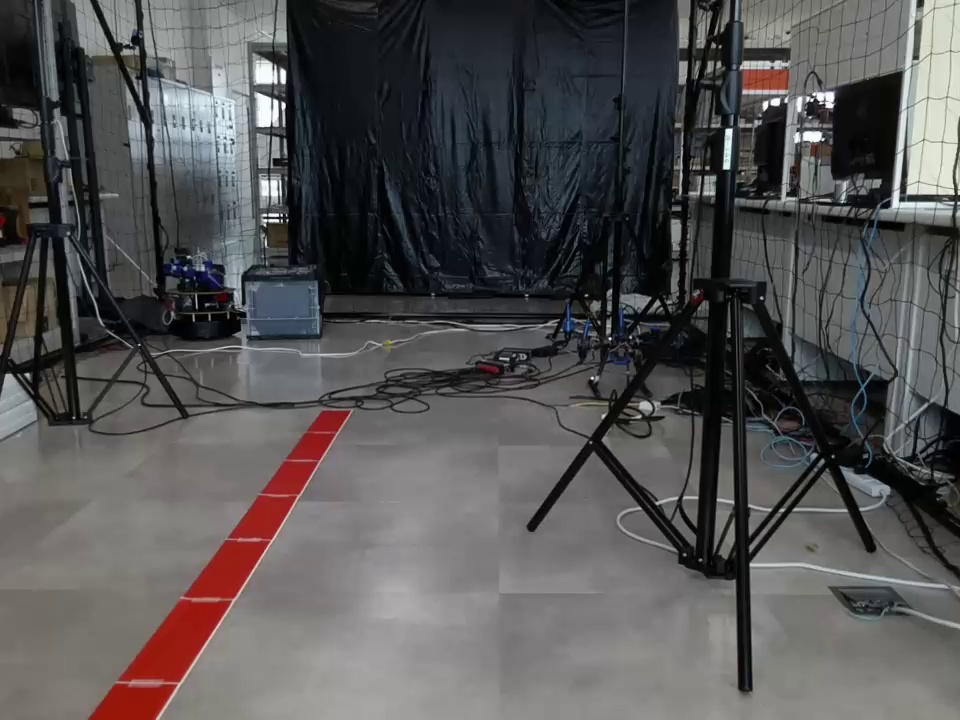
#> input picture img/captured_image1.jpg, 960 x 720 px, found by its file name
$ python control_test3_1.py
#> lines starting #> are read from the running program, lines starting #| are printed output that depends on the picture; after the words box and inside, x2 and y2 are one past the last pixel; in counts of white or black regions, pixels touching at a corner belong together; long printed decimals are rounded
# 指定した写真対してx軸制御

import cv2
import numpy as np
import socket
import time

"""
# TelloのIPアドレスとポート番号
TELLO_IP = '192.168.10.1'
TELLO_PORT = 8889
TELLO_ADDRESS = (TELLO_IP, TELLO_PORT)

# UDPソケットの作成
sock = socket.socket(socket.AF_INET, socket.SOCK_DGRAM)
sock.bind(('', 9001))

def send(message):
    try:
        sock.sendto(message.encode(), TELLO_ADDRESS)
        print(f"Sending message: {message}")
    except Exception as e:
        print(f"Error sending message: {e}")

def receive():
    try:
        response, _ = sock.recvfrom(1024)   # response:受信データ , _:送信元アドレス
        print(f"Received message: {response.decode()}")
    except Exception as e:
        print(f"Error receiving message: {e}")

def move(direction, distance):
    send(f"{direction} {distance}")
    receive()
"""


def binarization(image_path):
    # 画像を読み込む
    image = cv2.imread(image_path)
    if image is None:
        raise FileNotFoundError(f"Image not found at {image_path}")

    # BGRからHSVに変換
    hsv = cv2.cvtColor(image, cv2.COLOR_BGR2HSV)

    # 赤色の範囲を定義（赤色は2つの範囲をカバーするため、2つのマスクを作成）
    lower_red = np.array([0, 100, 100])  # ここを調整して範囲を絞ります
    upper_red = np.array([10, 255, 255])  # ここを調整して範囲を絞ります

    lower_red2 = np.array([160, 100, 100])
    upper_red2 = np.array([180, 255, 255])

    # 赤色のマスクを作成
    mask1 = cv2.inRange(hsv, lower_red, upper_red)
    mask2 = cv2.inRange(hsv, lower_red2, upper_red2)
    mask = cv2.bitwise_or(mask1, mask2)

    # マスクを適用して赤い部分を抽出
    result = cv2.bitwise_and(image, image, mask=mask)

    gray_image = cv2.cvtColor(result, cv2.COLOR_BGR2GRAY)
    _, binary_image = cv2.threshold(gray_image, 1, 255, cv2.THRESH_BINARY)

    return binary_image


def remove_noise(binary_image, cell_size, threshold):
    height, width = binary_image.shape[:2]
    for y in range(0, height, cell_size):
        for x in range(0, width, cell_size):
            cell = binary_image[y:y+cell_size, x:x+cell_size]
            red_pixels = np.sum(cell == 255)
            total_pixels = cell.size
            red_ratio = red_pixels / total_pixels

            if red_ratio < threshold:
                binary_image[y:y+cell_size, x:x+cell_size] = 0

    return binary_image


def group_coordinates(x_coords, y_coords, step):
    grouped_y_coords = []
    grouped_x_coords = []

    for y in range(0, max(y_coords) + step, step):
        mask = (y_coords >= y) & (y_coords < y + step)
        if np.any(mask):
            avg_y = np.mean(y_coords[mask])
            avg_x = np.mean(x_coords[mask])
            grouped_y_coords.append(avg_y)
            grouped_x_coords.append(avg_x)

    return np.array(grouped_x_coords), np.array(grouped_y_coords)


def remove_isolated_points(grouped_x_coords, grouped_y_coords, radius):
    filtered_x_coords = []
    filtered_y_coords = []
    for i in range(len(grouped_x_coords)):
        x = grouped_x_coords[i]
        y = grouped_y_coords[i]
        # 周囲の点をチェック
        distances = np.sqrt((grouped_x_coords - x) ** 2 + (grouped_y_coords - y) ** 2)
        # 半径内に他の点があるかチェック
        if np.sum((distances < radius) & (distances > 0)) >= 2:   # 2こ以上ならok
            filtered_x_coords.append(x)
            filtered_y_coords.append(y)
    return np.array(filtered_x_coords), np.array(filtered_y_coords)


def center_leastSquare(filtered_x_coords, filtered_y_coords):
    if len(filtered_x_coords) > 0:
        # 重心を計算
        cx = np.mean(filtered_x_coords)
        cy = np.mean(filtered_y_coords)

        # 最小二乗法
        A = np.vstack([filtered_x_coords, np.ones(len(filtered_x_coords))]).T
        m, _ = np.linalg.lstsq(A, filtered_y_coords, rcond=None)[0]
        m = -m

        # デバッグ用のプリント文
        print("(m):", m)
        # print("(cx):", cx)
        # print("(cy):", cy)

        return cx, cy, m
    return None, None, None


def process_image(image_path):
    global m, binary_image
    # 赤色のピクセルを抽出して2値化
    binary_image = binarization(image_path)
#> in binarization, image is the input picture: shape (720, 960, 3); mean B, G, R 84.1, 83.8, 85.3
#> in binarization, `mask1 = cv2.inRange(hsv, lower_red, upper_red)`:
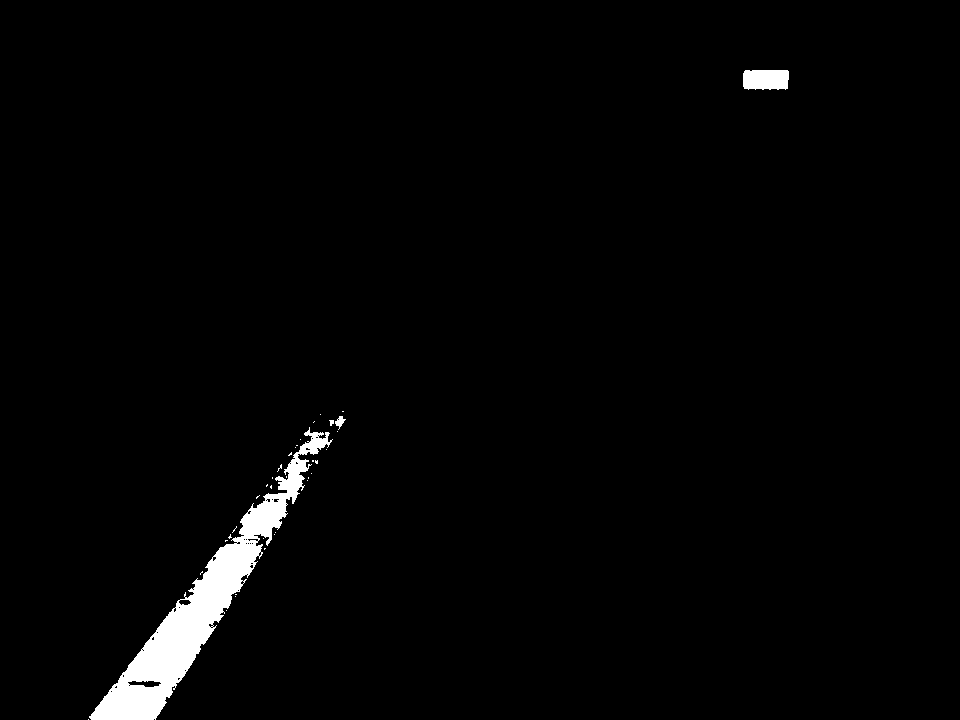
#> mask1: shape (720, 960); 1.9% white; 36 white regions (32 under 20 px), largest, box (x1, y1, x2, y2) and area: (89, 427, 333, 720) 12323, (743, 70, 789, 90) 865, (335, 416, 346, 430) 72, (329, 420, 334, 426) 21
#> in binarization, `mask2 = cv2.inRange(hsv, lower_red2, upper_red2)`:
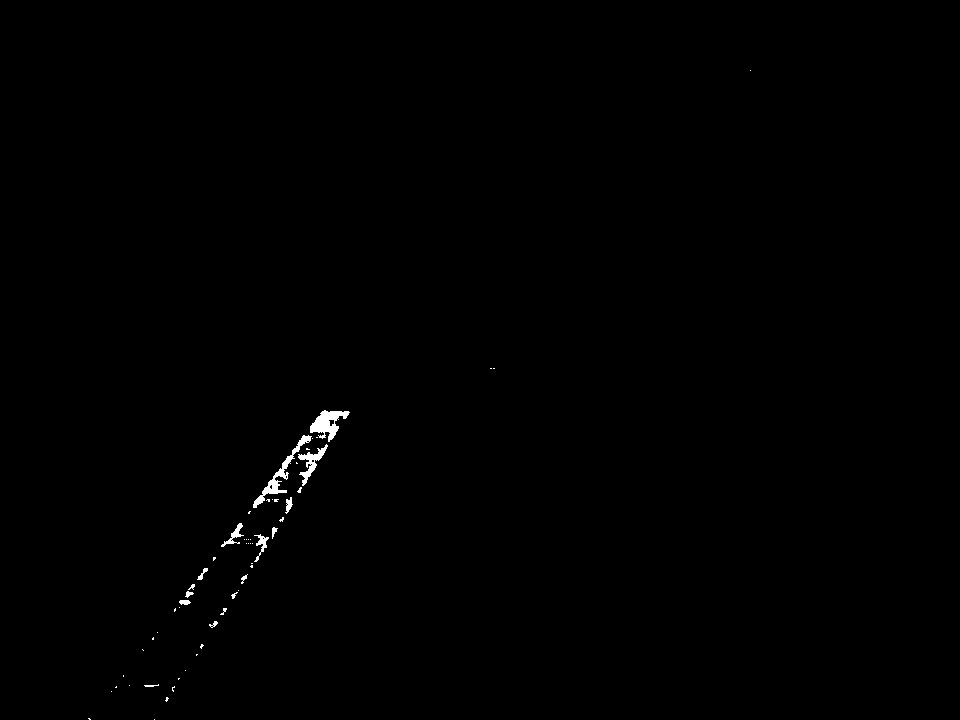
#> mask2: shape (720, 960); 0.35% white; 58 white regions (42 under 20 px), largest, box (x1, y1, x2, y2) and area: (253, 435, 312, 508) 604, (310, 410, 350, 442) 602, (298, 444, 328, 486) 363
#> in binarization, `mask = cv2.bitwise_or(mask1, mask2)`:
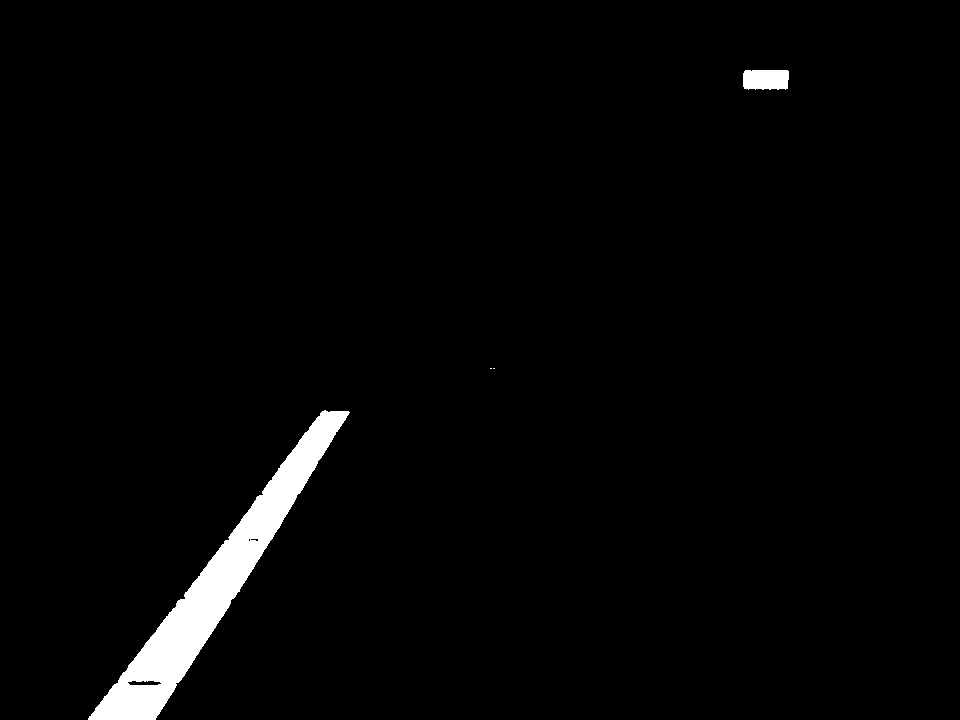
#> mask: shape (720, 960); 2.3% white; 4 white regions (2 under 20 px), largest, box (x1, y1, x2, y2) and area: (88, 410, 350, 720) 14922, (743, 70, 789, 90) 866
#> in binarization, `result = cv2.bitwise_and(image, image, mask=mask)`:
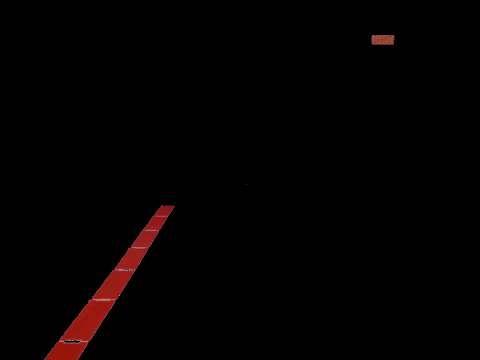
#> result: shape (720, 960, 3) (shown at 1/2 size); mean B, G, R 0.7, 0.8, 3.4
#> in binarization, `gray_image = cv2.cvtColor(result, cv2.COLOR_BGR2GRAY)`:
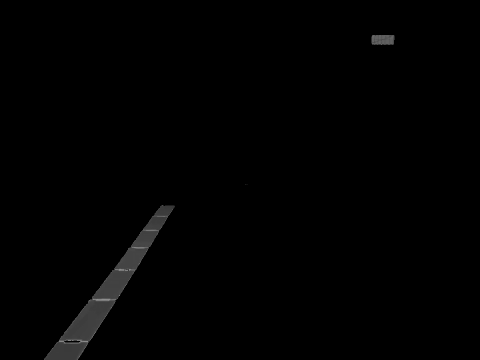
#> gray_image: shape (720, 960) (shown at 1/2 size); min 0, max 165, mean 1.6
    # 画像のノイズを消す
    denoised_image = remove_noise(binary_image, 6, 0.7)
#> after the loop in remove_noise, `for y in range(0, height, cell_size):`:
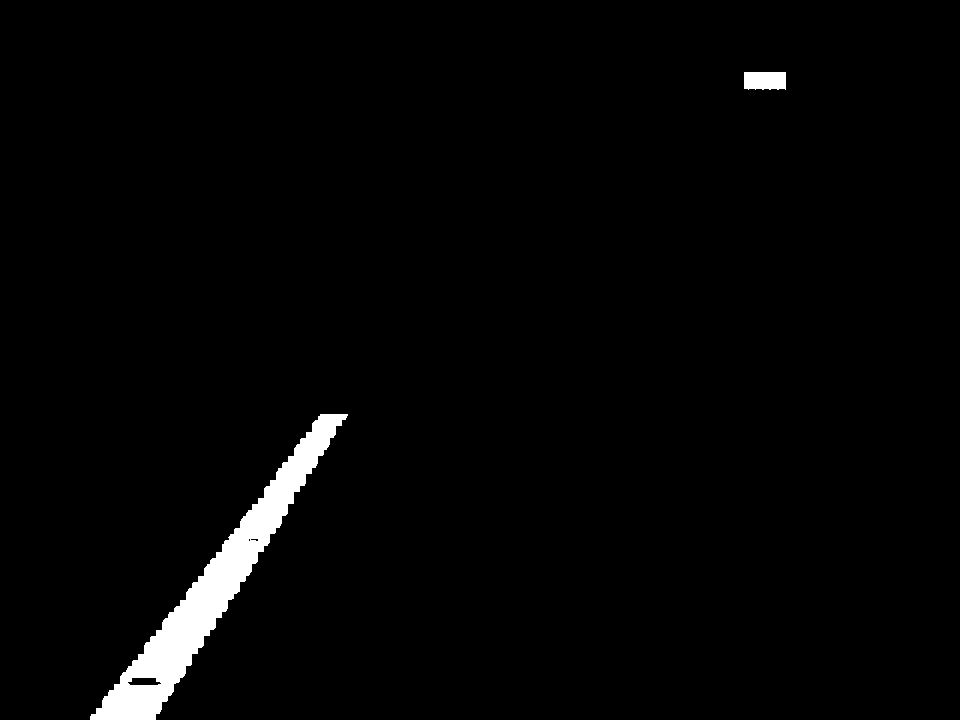
#> binary_image: shape (720, 960); 2.1% white; 2 white regions, box (x1, y1, x2, y2) and area: (90, 414, 348, 720) 13794, (744, 72, 786, 90) 723
    # 白いピクセルの座標を抽出
    y_coords, x_coords = np.where(denoised_image == 255)
#> y_coords = 14517 values from 72 to 719; x_coords = 14517 values, max 785 at index 41, min 90 at index 14253, mean 241.1
    # 残った点をグループ化
    grouped_x_coords, grouped_y_coords = group_coordinates(x_coords, y_coords, 20)   # 数値の入力はstep数
#> the loop in group_coordinates, `for y in range(0, max(y_coords) + step, step):` made 37 passes
#> (avg_y, avg_x) on passes 4, 5, 21, 22, 23, 24, 25, 26: (75.5, 764.5), (84.12, 764.6), (416.5, 332.3), (429.6, 322.6), (449.4, 309.4), (469.3, 295.5), (489.3, 282), (509.8, 268.1)
#> after the loop in group_coordinates, `for y in range(0, max(y_coords) + step, step):`: grouped_x_coords = [764.5, 764.6, 332.3, 322.6, 309.4, 295.5, 282, 268.1, 255.2, 240.9, 227.4, 213.4, 198.4, 184.3, 170.3, 156.4, 141.5, 128]; grouped_y_coords = [75.5, 84.12, 416.5, 429.6, 449.4, 469.3, 489.3, 509.8, 529.4, 549.5, 569.5, 589.5, 609.7, 629.5, 649.4, 669.2, 690.7, 709.6]
#> grouped_x_coords = 18 values, max 764.6 at index 1, min 128 at index 17, mean 291.9; grouped_y_coords = 18 values from 75.5 to 709.6
    # 孤立した点を削除
    filtered_x_coords, filtered_y_coords = remove_isolated_points(grouped_x_coords, grouped_y_coords, 40)
#> the loop in remove_isolated_points, `for i in range(len(grouped_x_coords)):` made 18 passes
#> (x, y) on passes 1 to 8: (764.5, 75.5), (764.6, 84.12), (332.3, 416.5), (322.6, 429.6), (309.4, 449.4), (295.5, 469.3), (282, 489.3), (268.1, 509.8)
#> after the loop in remove_isolated_points, `for i in range(len(grouped_x_coords)):`: filtered_x_coords = [322.6, 309.4, 295.5, 282, 268.1, 255.2, 240.9, 227.4, 213.4, 198.4, 184.3, 170.3, 156.4, 141.5]; filtered_y_coords = [429.6, 449.4, 469.3, 489.3, 509.8, 529.4, 549.5, 569.5, 589.5, 609.7, 629.5, 649.4, 669.2, 690.7]
    # 最小二乗法で直線フィット
    cx, cy, m = center_leastSquare(filtered_x_coords, filtered_y_coords)
#> in center_leastSquare, `cx = np.mean(filtered_x_coords)`: cx = 233.2
#> in center_leastSquare, `cy = np.mean(filtered_y_coords)`: cy = 559.6
#> in center_leastSquare, `A = np.vstack([filtered_x_coords, np.ones(len(filtered_x_coords))]).T`: A = 14 rows, first 8: [322.6, 1], [309.4, 1], [295.5, 1], [282, 1], [268.1, 1], [255.2, 1], [240.9, 1], [227.4, 1]
#> in center_leastSquare, `m, _ = np.linalg.lstsq(A, filtered_y_coords, rcond=None)[0]`: m = -1.44
#> in center_leastSquare, `m = -m`: m = 1.44
#| (m): 1.439
#> cx = 233.2; cy = 559.6; m = 1.44
    print("(cx, cy)", cx, cy)
#| (cx, cy) 233.235 559.553

    # [4 lines of commented-out code are left out]
    fx = 0.006912 * np.exp(0.013168 * (720 - cy)) + 0.355108
#> fx = 0.412
    print("(fx)", fx)
#| (fx) 0.4123

    # 重心cxと画面中心のずれ(d)
    cx_middle_error = 960//2 - cx
#> cx_middle_error = 246.8
    print("(cx_middle_errir)", cx_middle_error)
#| (cx_middle_errir) 246.765

    # drone画面のx方向のずれを入れたら, y軸を基準とする実際のx方向のずれが分かる.
    x_error = -cx_middle_error * fx
#> x_error = -101.7
    x_error = int(x_error)
#> x_error = -101
    print("(x_error)", x_error)
#| (x_error) -101

    """
    if(0 < x_error):
        move("left", -x_error)
    else:
        move("right", x_error)
    """


# グローバル変数
cx, cy = None, None
m = None
binary_image = None
image_path = r'C:\Users\daiko\drone\img\captured_image1.jpg'
# image_path = r'C:\Users\daiko\drone\img\redLine_test\redLine50_2.jpg'

"""
# SDKモードを開始
send("command")
receive()

# 離陸
send("takeoff")
time.sleep(5)
"""

# 画像処理
process_image(image_path)

"""
# 着陸
send("land")
receive()

# ソケットを閉じる
sock.close()
"""

$ run again, with img/redLine_test/redLine50_2.jpg copied over img/captured_image1.jpg
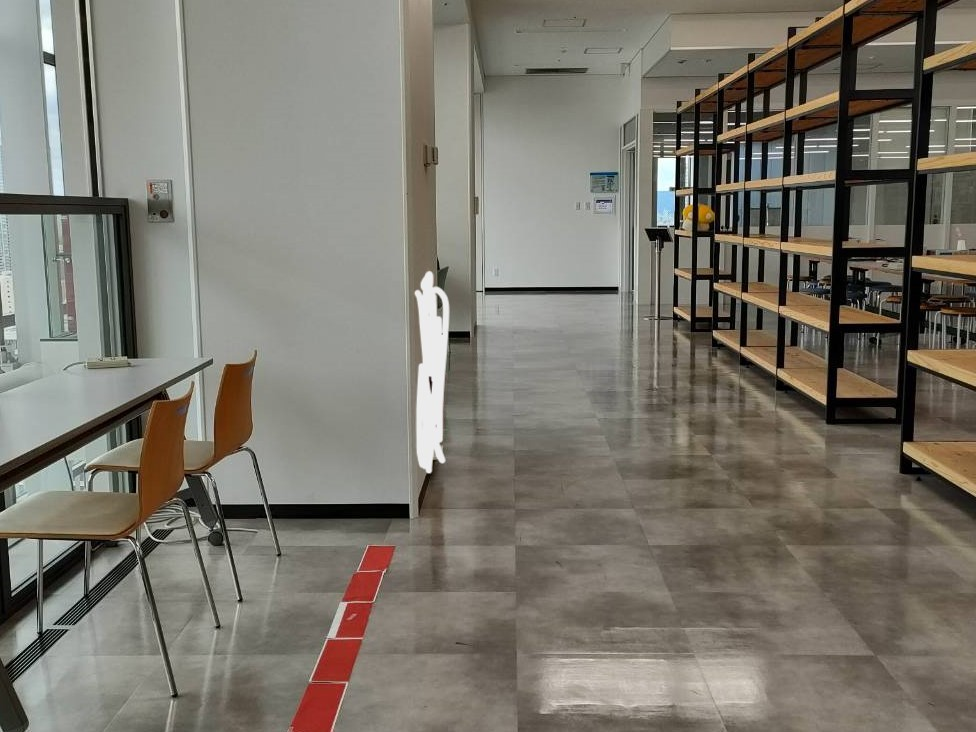
#> input picture img/redLine_test/redLine50_2.jpg, 976 x 732 px, found by its file name
#> in binarization, image is the input picture: shape (732, 976, 3); mean B, G, R 109.3, 118.9, 123.2
#> hsv: shape (732, 976, 3); mean H, S, V 32.3, 42.7, 124.8
#> in binarization, `mask1 = cv2.inRange(hsv, lower_red, upper_red)`:
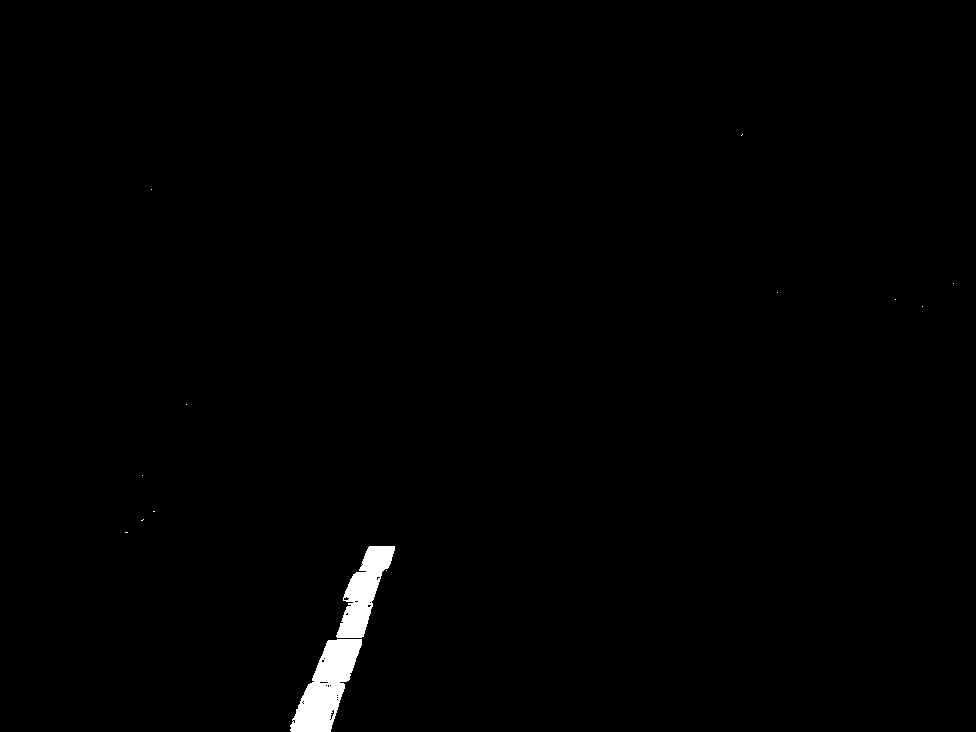
#> mask1: shape (732, 976); 0.85% white; 14 white regions (12 under 20 px), largest, box (x1, y1, x2, y2) and area: (290, 639, 362, 732) 3499, (336, 546, 395, 638) 2532
#> mask2: shape (732, 976); 0.01% white in thin lines or dots, all inside (x1, y1, x2, y2) = (292, 564, 380, 723)
#> mask: shape (732, 976); 0.86% white; 14 white regions (12 under 20 px), largest, box (x1, y1, x2, y2) and area: (290, 639, 362, 732) 3534, (336, 546, 395, 638) 2564
#> after the loop in remove_noise, `for y in range(0, height, cell_size):`:
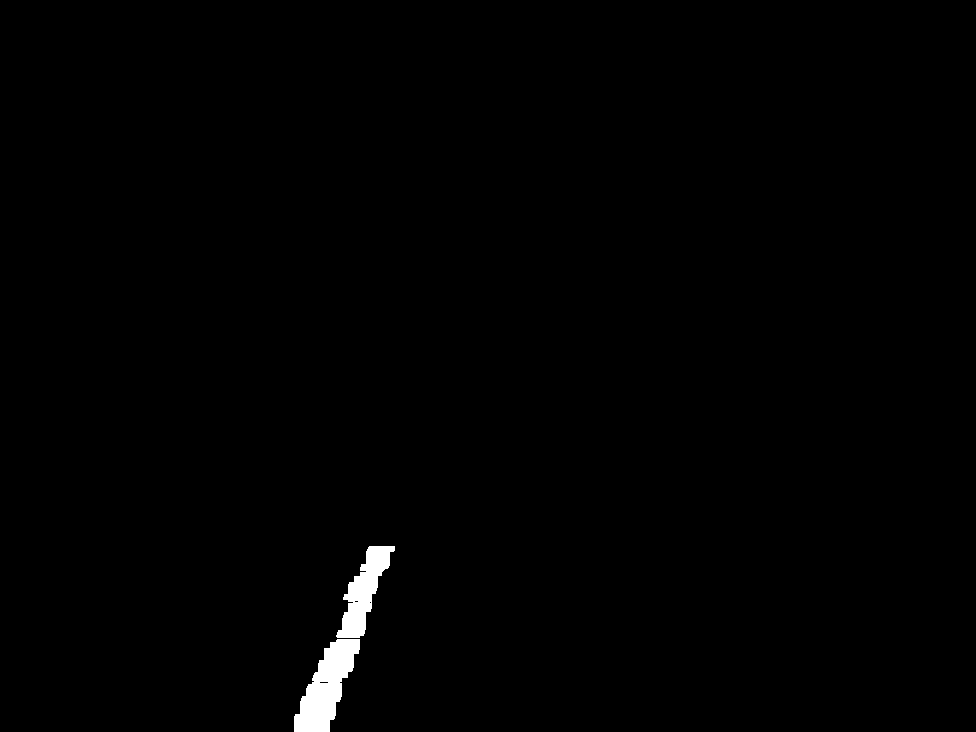
#> binary_image: shape (732, 976); 0.78% white; 2 white regions, box (x1, y1, x2, y2) and area: (294, 639, 360, 732) 3214, (336, 546, 395, 638) 2324
#> y_coords = 5538 values from 546 to 731; x_coords = 5538 values, max 394 at index 25, min 294 at index 4943, mean 341.8
#> the loop in group_coordinates, `for y in range(0, max(y_coords) + step, step):` made 38 passes
#> (avg_y, avg_x) on passes 28 to 35: (552.3, 379), (569.2, 372.3), (589.6, 361), (609.6, 357.4), (629.2, 351.6), (649.7, 341.9), (669.3, 333.1), (690.1, 323.5)
#> after the loop in group_coordinates, `for y in range(0, max(y_coords) + step, step):`: grouped_x_coords = [379, 372.3, 361, 357.4, 351.6, 341.9, 333.1, 323.5, 316.7, 311.5]; grouped_y_coords = [552.3, 569.2, 589.6, 609.6, 629.2, 649.7, 669.3, 690.1, 709.7, 725.5]
#> the loop in remove_isolated_points, `for i in range(len(grouped_x_coords)):` made 10 passes
#> (x, y) on passes 1 to 8: (379, 552.3), (372.3, 569.2), (361, 589.6), (357.4, 609.6), (351.6, 629.2), (341.9, 649.7), (333.1, 669.3), (323.5, 690.1)
#> after the loop in remove_isolated_points, `for i in range(len(grouped_x_coords)):`: filtered_x_coords = [372.3, 361, 357.4, 351.6, 341.9, 333.1, 323.5, 316.7, 311.5]; filtered_y_coords = [569.2, 589.6, 609.6, 629.2, 649.7, 669.3, 690.1, 709.7, 725.5]
#> in center_leastSquare, `cx = np.mean(filtered_x_coords)`: cx = 341
#> in center_leastSquare, `cy = np.mean(filtered_y_coords)`: cy = 649.1
#> A = [[372.3, 1], [361, 1], [357.4, 1], [351.6, 1], [341.9, 1], [333.1, 1], [323.5, 1], [316.7, 1], [311.5, 1]]
#> in center_leastSquare, `m, _ = np.linalg.lstsq(A, filtered_y_coords, rcond=None)[0]`: m = -2.55
#> in center_leastSquare, `m = -m`: m = 2.55
#| (m): 2.550
#> in process_image, `cx, cy, m = center_leastSquare(filtered_x_coords, filtered_y_coords)`: cx = 341; cy = 649.1; m = 2.55
#| (cx, cy) 340.993 649.101
#> fx = 0.373
#| (fx) 0.3727
#> cx_middle_error = 139
#| (cx_middle_errir) 139.007
#> in process_image, `x_error = -cx_middle_error * fx`: x_error = -51.81
#> in process_image, `x_error = int(x_error)`: x_error = -51
#| (x_error) -51
